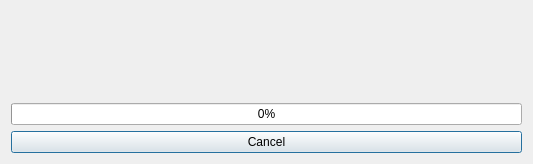
<?xml version="1.0" encoding="UTF-8"?>
<ui version="4.0">
 <class>FileDownloadDialog</class>
 <widget class="QDialog" name="FileDownloadDialog">
  <property name="geometry">
   <rect>
    <x>0</x>
    <y>0</y>
    <width>533</width>
    <height>164</height>
   </rect>
  </property>
  <property name="windowTitle">
   <string>File download</string>
  </property>
  <layout class="QGridLayout" name="gridLayout_2">
   <item row="0" column="0">
    <layout class="QGridLayout" name="gridLayout">
     <item row="1" column="0">
      <widget class="QProgressBar" name="pbar">
       <property name="value">
        <number>0</number>
       </property>
      </widget>
     </item>
     <item row="0" column="0" alignment="Qt::AlignHCenter">
      <widget class="QLabel" name="url">
       <property name="text">
        <string/>
       </property>
      </widget>
     </item>
    </layout>
   </item>
   <item row="1" column="0">
    <widget class="QPushButton" name="cancelDownloadButton">
     <property name="text">
      <string>Cancel</string>
     </property>
    </widget>
   </item>
  </layout>
 </widget>
 <resources/>
 <connections/>
</ui>
